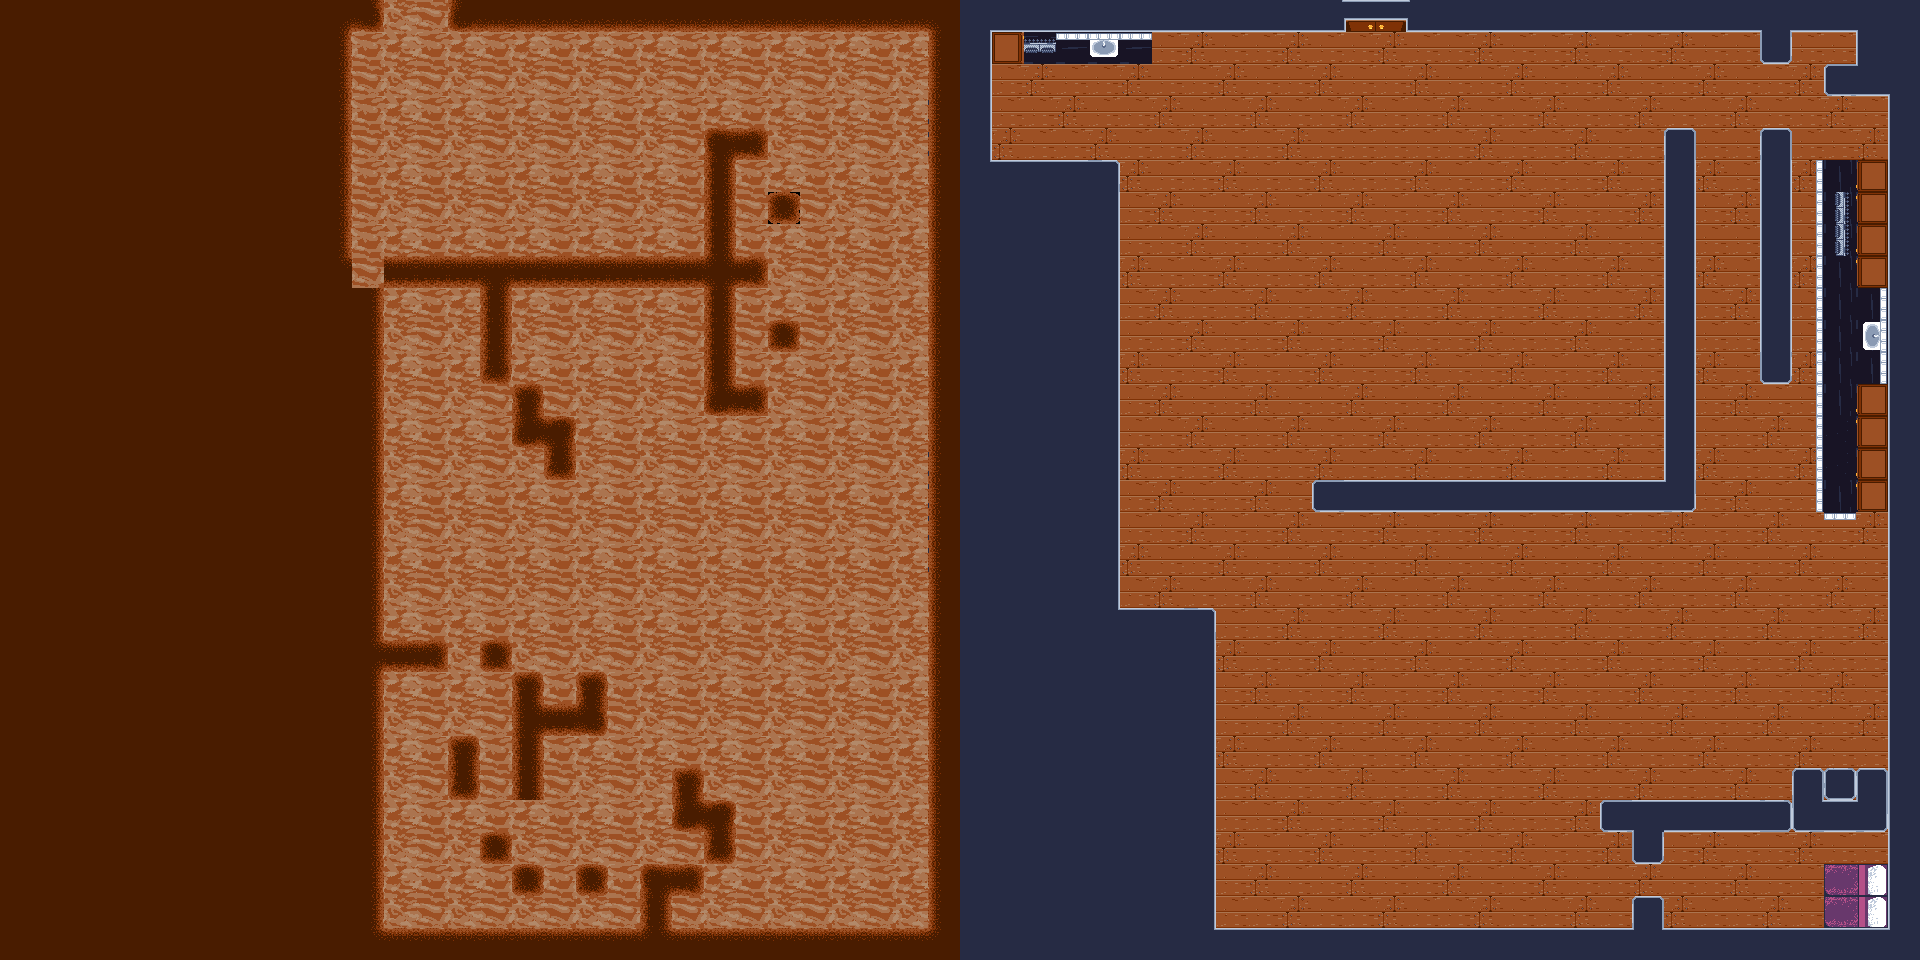

This is a level from a 2D game, rendered from its Tiled map with the project's own tilesets. A one-line summary and the map file follow, with tile-layer data summarised:
An orthogonal 60x30 tile map with 32x32 px tiles, 3 tile layers (background, walls, Extra), 3 tilesets and 63 objects (53x collision, 10x entity).

<map version="1.4" tiledversion="1.4.3" orientation="orthogonal" renderorder="right-down" width="60" height="30" tilewidth="32" tileheight="32" infinite="0" nextlayerid="11" nextobjectid="103">
 <editorsettings>
  <export target="../../Downloads/antlevel1..tmx" format="tmx" />
 </editorsettings>
 <tileset firstgid="1" source="level1ant.tsx" />
 <tileset firstgid="65" source="Tsx files/AntsUndergroundTileset4.tsx" />
 <tileset firstgid="129" source="Tsx files/Humantileset.tsx" />
 <layer id="5" name="background" width="60" height="30">
  <data>[1800 cells, 1800 non-empty, 8 distinct tile ids]</data>
 </layer>
 <layer id="6" name="walls" width="60" height="30">
  <data>[1800 cells, 785 non-empty, 35 distinct tile ids]</data>
 </layer>
 <layer id="8" name="Extra" width="60" height="30">
  <data>[1800 cells, 39 non-empty, 7 distinct tile ids]</data>
 </layer>
 <objectgroup id="7" name="AntBody">
  <object id="30" name="rightleg" type="entity" x="483.667" y="867" width="27.6667" height="29.3334" />
  <object id="31" name="righthand" type="entity" x="480" y="800" width="32.6667" height="32" />
  <object id="32" name="head" type="entity" x="449" y="802.334" width="29.6667" height="28" />
  <object id="33" name="lefthand" type="entity" x="416.667" y="801.333" width="30" height="31.3333" />
  <object id="34" name="leftleg" type="entity" x="418" y="864" width="28.6667" height="32" />
  <object id="84" name="Hleftleg" type="entity" x="1380.67" y="866.667" width="25.3333" height="25.3333" />
  <object id="85" name="Hlefthand" type="entity" x="1380" y="805" width="24.5" height="22" />
  <object id="87" name="Hhead" type="entity" x="1413.5" y="773.5" width="22.5" height="52.5" />
  <object id="88" name="Hrighthand" type="entity" x="1446" y="806" width="23" height="19" />
  <object id="90" name="Hrightleg" type="entity" x="1441" y="866.5" width="29" height="24.5" />
 </objectgroup>
 <objectgroup id="10" name="Humanbody" />
 <objectgroup id="9" name="Collision" visible="0">
  <object id="38" type="collision" x="451.333" y="4" width="505.333" height="24.6667" />
  <object id="39" type="collision" x="934" y="19.3333" width="21.3333" height="512.667" />
  <object id="40" type="collision" x="934" y="524.667" width="22" height="430" />
  <object id="41" type="collision" x="304" y="934.667" width="646" height="19.3333" />
  <object id="42" type="collision" x="357.333" y="380.667" width="17.3333" height="569.333" />
  <object id="43" type="collision" x="360.667" y="265.333" width="13.3333" height="134.667" />
  <object id="44" type="collision" x="484" y="263.333" width="21.3333" height="109.333" />
  <object id="45" type="collision" x="369.333" y="261.333" width="330.667" height="18.6667" />
  <object id="46" type="collision" x="327.333" y="2.66667" width="20" height="245.333" />
  <object id="47" type="collision" x="356.667" y="4" width="18" height="20" />
  <object id="48" type="collision" x="712.667" y="133.333" width="45.3333" height="20.6667" />
  <object id="49" type="collision" x="710" y="164" width="22.6667" height="246.667" />
  <object id="50" type="collision" x="739.333" y="386.667" width="22" height="22" />
  <object id="51" type="collision" x="740.667" y="260" width="20" height="19.3333" />
  <object id="52" type="collision" x="774" y="198" width="20.6667" height="20.6667" />
  <object id="53" type="collision" x="771.333" y="327.333" width="23.3333" height="20.6667" />
  <object id="54" type="collision" x="516.667" y="391.333" width="22" height="45.3333" />
  <object id="55" type="collision" x="549.333" y="422.667" width="25.3333" height="49.3333" />
  <object id="56" type="collision" x="583.333" y="680" width="21.3333" height="47.3333" />
  <object id="57" type="collision" x="485.333" y="646.667" width="20.6667" height="20.6667" />
  <object id="58" type="collision" x="518" y="679.333" width="20.6667" height="112.667" />
  <object id="59" type="collision" x="548.667" y="710" width="26" height="18" />
  <object id="60" type="collision" x="382" y="645.333" width="62.6667" height="21.3333" />
  <object id="61" type="collision" x="453.333" y="741.333" width="21.3333" height="51.3333" />
  <object id="62" type="collision" x="486" y="837.333" width="20" height="20.6667" />
  <object id="63" type="collision" x="515.333" y="870" width="24.6667" height="22" />
  <object id="64" type="collision" x="581.333" y="869.333" width="20.6667" height="22" />
  <object id="65" type="collision" x="644.667" y="870.667" width="55.3333" height="22.6667" />
  <object id="66" type="collision" x="642.667" y="904" width="22" height="23.3333" />
  <object id="67" type="collision" x="678.667" y="776" width="20.6667" height="42.6667" />
  <object id="68" type="collision" x="706" y="806" width="22" height="51.3333" />
  <object id="69" type="collision" x="1668" y="134" width="23" height="372" />
  <object id="70" type="collision" x="1317" y="486" width="375" height="22" />
  <object id="71" type="collision" x="964" y="4" width="822" height="22" />
  <object id="73" type="collision" x="1763" y="1" width="155" height="26" />
  <object id="74" type="collision" x="1896" y="3" width="21" height="685" />
  <object id="75" type="collision" x="1890" y="674" width="29" height="281" />
  <object id="76" type="collision" x="925" y="937" width="992" height="17" />
  <object id="77" type="collision" x="965" y="356" width="20" height="593" />
  <object id="78" type="collision" x="964" y="9" width="22" height="365" />
  <object id="79" type="collision" x="995.333" y="35.6667" width="151.333" height="22.3333" />
  <object id="81" type="collision" x="1767.5" y="136.5" width="17.5" height="240.5" />
  <object id="82" type="collision" x="1830" y="165" width="54" height="339" />
  <object id="93" type="collision" x="1765" y="36.5" width="20.5" height="21.5" />
  <object id="94" type="collision" x="1832" y="66.5" width="51" height="23.5" />
  <object id="95" type="collision" x="1863" y="35" width="22" height="27" />
  <object id="96" type="collision" x="996" y="166.667" width="114.667" height="433.333" />
  <object id="97" type="collision" x="995.333" y="611.333" width="211.333" height="310.667" />
  <object id="98" type="collision" x="1605.5" y="807" width="180" height="19.5" />
  <object id="99" type="collision" x="1637.5" y="838" width="18.5" height="21" />
  <object id="100" type="collision" x="1637.5" y="903.5" width="20.5" height="19.5" />
  <object id="101" type="collision" x="1796" y="774.5" width="85" height="50.5" />
  <object id="102" type="collision" x="1827" y="868" width="56.5" height="56" />
 </objectgroup>
</map>